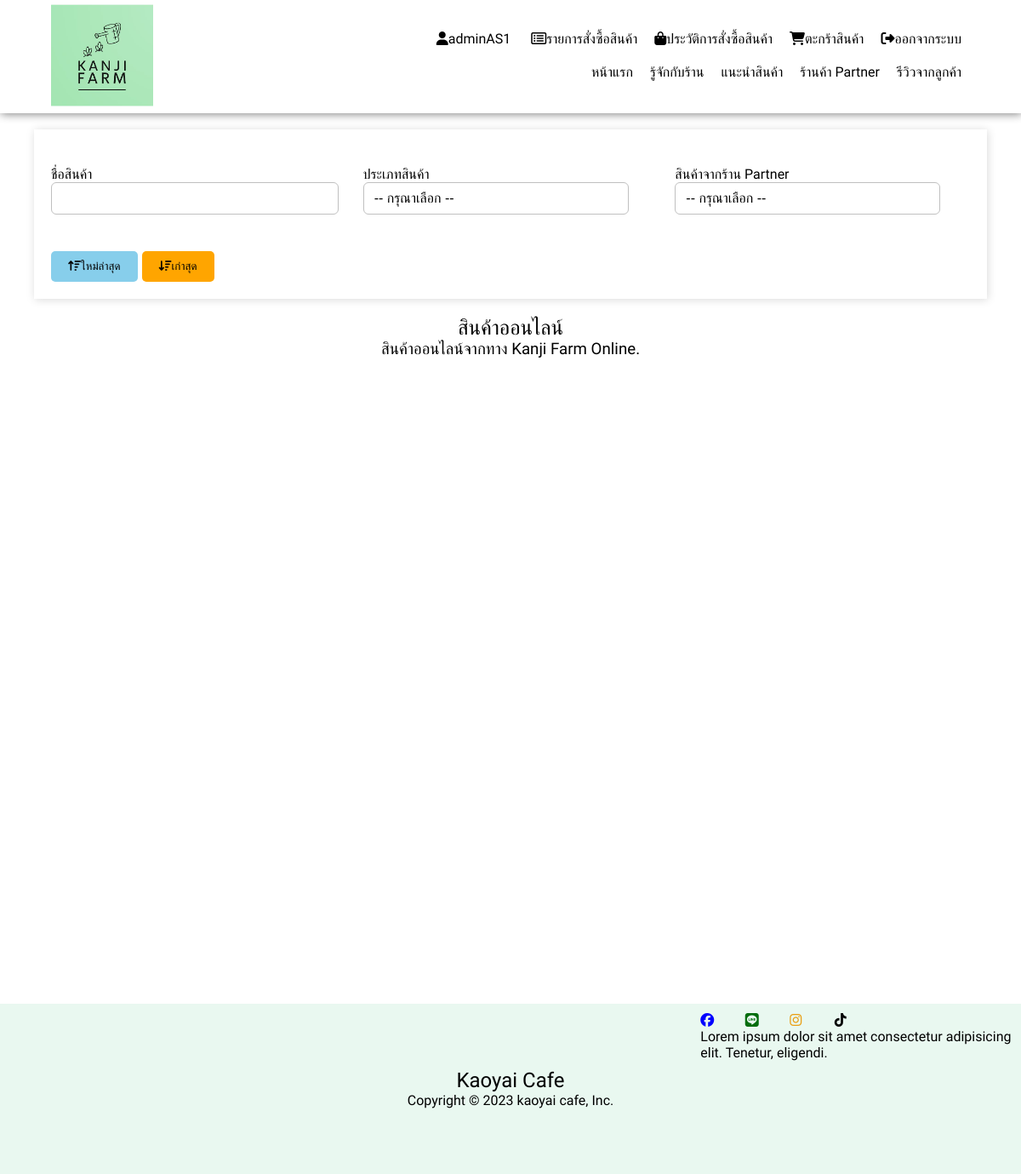
The app's page /shopping_online.php (signed in), older data.
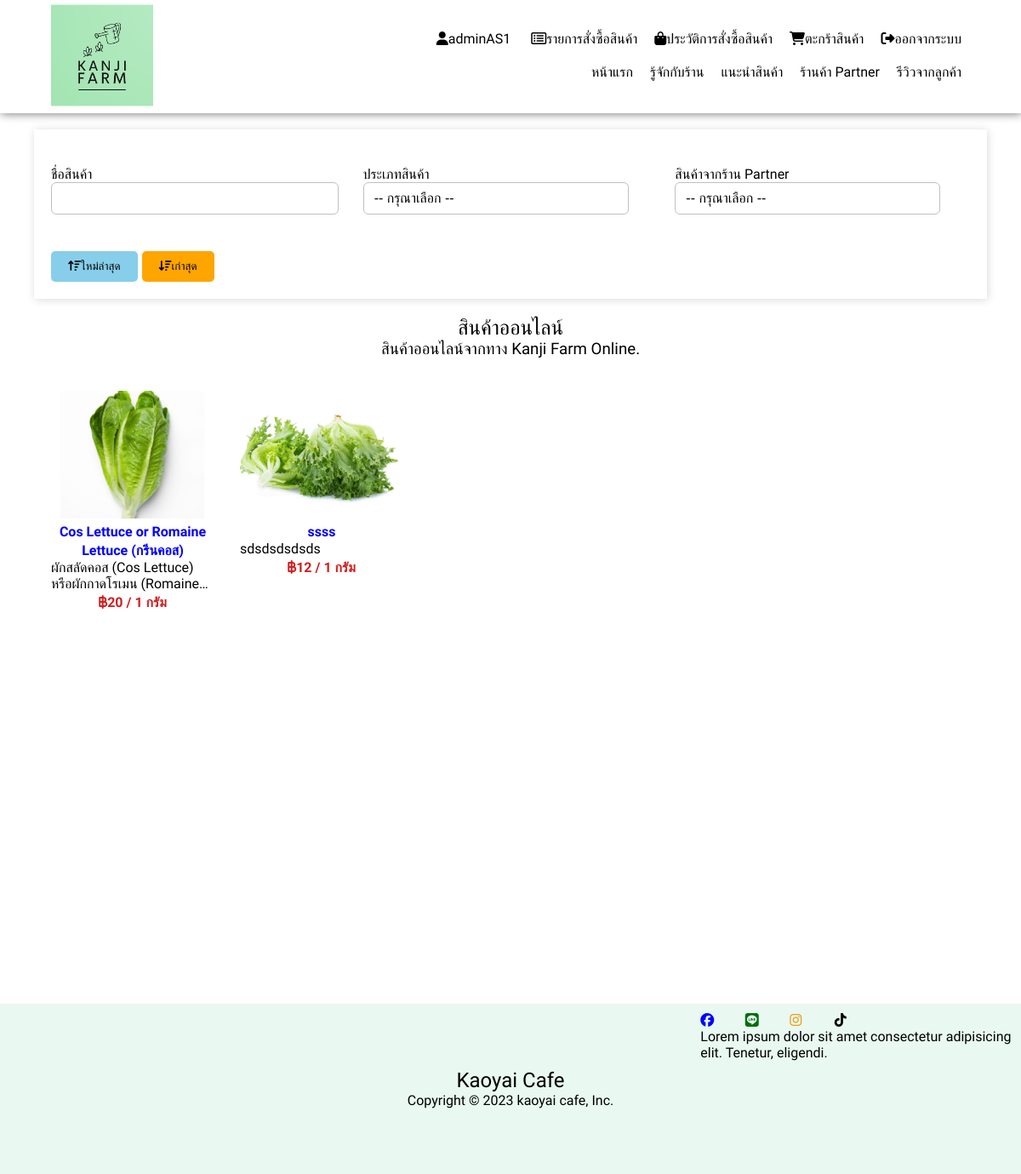
The same page, newer data.
### tables this page shows
CREATE TABLE `kanji_products` (
  `product_id` int(10) NOT NULL,
  `product_member_id` varchar(10) NOT NULL,
  `product_name` varchar(225) NOT NULL,
  `product_price` varchar(20) NOT NULL,
  `product_amount` varchar(20) NOT NULL,
  `product_type_name` varchar(80) NOT NULL,
  `product_shop_name` varchar(80) NOT NULL,
  `product_type_id` int(10) NOT NULL,
  `product_user_id` int(10) NOT NULL,
  `product_status` int(10) NOT NULL DEFAULT 1,
  `product_timestamp` timestamp NOT NULL DEFAULT current_timestamp(),
  `product_img` varchar(300) NOT NULL,
  `product_detail` text NOT NULL,
  `product_sub_detail` varchar(500) NOT NULL,
  `comment_id` int(10) NOT NULL,
  `review_id` int(10) NOT NULL,
  `product_shop_id` int(10) NOT NULL,
  `option_price` varchar(10) NOT NULL,
  `option_amount` varchar(10) NOT NULL
);

### services/class/Connection.php (called while the page is built, shortened)
<?php
class Connection {
		public $hostname 	= 'localhost';
		public $username 	= 'root';
		public $password	= '';
		public $dbname 		= 'atsamatd_atsamatd';
		public function openConnection(){
			try{
				$server = @$_SERVER['SERVER_NAME'];
				if($server == 'localhost'):
					$conn = new PDO("mysql:host=$this->hostname;dbname=$this->dbname;",$this->username,$this->password);
					$conn->setAttribute(PDO::ATTR_ERRMODE,PDO::ERRMODE_EXCEPTION);
				else:
					$conn = new PDO("mysql:host=$this->hostname;dbname=atsamatd_atsamatd;","atsamatd_root","atsamatd");
					$conn->setAttribute(PDO::ATTR_ERRMODE,PDO::ERRMODE_EXCEPTION);
				endif;
				return $this->pdo = $conn;
			}catch(PDOException $err){
				echo $err->getMessage();
			}
		}
		public function id_encrypt($id){
			$privateKey = "id-123";
			$iv = "asdfghzxcv12340k";
			$sslID = openssl_encrypt($id,'AES-256-CBC',$privateKey,0,$iv);
			return $sslID;
		}
}
?>

### shopping_online.php (the view, shortened to what this page needs)
<?php
    require_once "./services/class/Connection.php";
    $checkAuthen = new Connection();
    $checkAuthen->authenPermission();
?>
<!DOCTYPE html>
<html lang="en">
<head>
    <link rel="stylesheet" href="./style.css">
</head>
<body>
<div id="wrapper">
   <?php include ('./header-template.php'); ?>
    <div class="container">
        <br>
        <section class="shop-filter">
            <div class="form-group">
                <label for="">ชื่อสินค้า</label>
                <input type="text" name="produce_name" class="form-control" style="width: 90%">
            </div>
            <div class="form-group">
                <label for="">ประเภทสินค้า</label>
                <select  name="produce_type" class="form-control" style="width: 90%">
                    <option value="">-- กรุณาเลือก --</option>
                </select>
            </div>
            <div class="form-group">
                <label for="">สินค้าจากร้าน Partner</label>
                <select name="produce_partner" class="form-control" style="width: 90%">
                    <option value="">-- กรุณาเลือก --</option>
                </select>
            </div>
            <div class="form-group">
                <button class="btn btn-filter-skyblue"> <i class="fa-solid fa-arrow-up-wide-short"></i> ใหม่ล่าสุด</button>
                <button class="btn btn-filter-orange"> <i class="fa-solid fa-arrow-down-wide-short"></i> เก่าสุด</button>
            </div>
            <div class="form-group">
            </div>
        </section>
        <article class="product">
            <div class="center"><h1 class="main-text" style="margin-block-end: 0 !important;">สินค้าออนไลน์</h1></div>
            <div class="center"><h3 class="sub-text" style="margin-block-start: 0 !important;">สินค้าออนไลน์จากทาง Kanji Farm Online. </h3></div>
            <br>
            <section class="container-product-shop">
                <?php
                    $checkAuthen->openConnection();
                    $stmt_product = $checkAuthen->pdo->prepare("SELECT * FROM `kanji_products` WHERE ? ");
                    $stmt_product->execute(array('1=1'));
                    while($R_PRODUCT =  $stmt_product->fetch(PDO::FETCH_ASSOC)):
                ?>
                <div class="box-product">
                    <div class="img-profile-shop">
                        <img class="img-action" src="./backend_disc/bs-advance-admin/advance-admin/<?php echo $R_PRODUCT['product_img'] ?>" alt="">
                    </div>
                    <h3><a href="./shop_product.php?product_id=<?php echo $checkAuthen->id_encrypt($R_PRODUCT['product_id']); ?>"><?php echo $R_PRODUCT['product_name'] ?></a></h3>
                    <h4 class="sub-text short-text"><?php echo $R_PRODUCT['product_detail'] ?></h4>
                    <h4 class="price"><div class="center"><i class="fa-solid fa-baht-sign"></i><?php echo $R_PRODUCT['product_price']; ?> / <?php echo '1 '.$R_PRODUCT['option_price'] ?></div></h4>
                </div>
                <?php
                    endwhile;
                ?>
            </section>
        </article>
    </div>
    <?php include('./footer-template.php') ?>
</div>
</body>
</html>
<?php exit; ?>

### header-template.php (shortened to what this page needs)
<header>
<div class="container-header">
    <div class="header-title">
        <img class="img-title" src="./kanji_farm.jpg" alt="">
    </div>
    <div class="header-menu">
        <div class="menu-section1">
            <ul class="user">
                <li>
                    <i class="fa-solid fa-user"></i> <?php echo @$_SESSION['AUTHEN_USERNAME'].'AS'.@$_SESSION['AUTHEN_USER_ID']; ?>
                </li>
                <li><i class="fa-regular fa-rectangle-list"></i> รายการสั่งซื้อสินค้า</li>
                <li><i class="fa-solid fa-bag-shopping"></i> ประวัติการสั่งซื้อสินค้า</li>
                <li> <a href="./checkout_cart.php"><i class="fa-solid fa-cart-shopping"></i> ตะกร้าสินค้า</a> </li>
                <li><a href="./logout.php"><i class="fa-solid fa-right-from-bracket"></i> ออกจากระบบ</a></li>
            </ul>
        </div>
        <div class="menu-section2">
           <?php if(@$_SERVER['REQUEST_URI']=== '/shopping1/tt-ecommerce/index.php' || @$_SERVER['REQUEST_URI']=== '/shopping1/tt-ecommerce/'): ?>
            <ul class="menu">
                <li><a class="main-text" href="./index.php">หน้าแรก</a></li>
                <li><a class="main-text" href="#intro">รู้จักกับร้าน</a></li>
                <li><a href="#product">แนะนำสินค้า</a></li>
                <li><a href="#partner">ร้านค้า Partner</a></li>
                <li>รีวิวจากลูกค้า</li>
            </ul>
            <?php else: ?>
                <ul class="menu">
                    <li><a class="main-text" href="./index.php">หน้าแรก</a></li>
                    <li><a class="main-text" href="index.php#intro">รู้จักกับร้าน</a></li>
                    <li><a href="index.php#product">แนะนำสินค้า</a></li>
                    <li><a href="index.php#partner">ร้านค้า Partner</a></li>
                    <li>รีวิวจากลูกค้า</li>
                </ul>
            <?php endif; ?>
        </div>
    </div>
</div>
</header>

### footer-template.php
<footer>
        <div class="container-footer">
            <section></section>
            <section class="flex-center">
                <center>
                    <h2 class="margin-block-0 main-text">Kaoyai Cafe</h2>
                    <h4 class="margin-block-0 sub-text">Copyright © 2023 kaoyai cafe, Inc.</h4>
                </center>
            </section>
           <div class="container-contact-footer">
                <div class="contact-footer">
                    <div class="facebook">
                        <i class="fa-brands fa-facebook"></i>
                    </div>
                    <div class="line">
                        <i class="fa-brands fa-line"></i>
                    </div>
                    <div class="intragram">
                        <i class="fa-brands fa-instagram"></i>
                    </div>
                    <div class="tiktok">
                        <i class="fa-brands fa-tiktok"></i>
                    </div>
                </div>
                <div class="contact-footer-address">
                    Lorem ipsum dolor sit amet consectetur adipisicing elit. Tenetur, eligendi.
                </div>
           </div>
        </div>
    </footer>

Row changes from the older to the newer data that the page shows:
added kanji_products: product_img (picture), product_name "Cos Lettuce or Romaine Lettuce (กรีนคอส)", product_detail "ผักสลัดคอส (Cos Lettuce) หรือผักกาดโรเมน…", product_price "20", option_price "กรัม"
added kanji_products: product_img (picture), product_name "ssss", product_detail "sdsdsdsdsds", product_price "12", option_price "กรัม"
